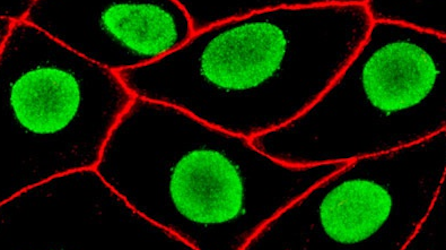
%> input picture mdck.png, 446 x 250 px
$ octave plot_phasor_reconstructor_shape_06.m   (GNU Octave 9; MATLAB toolbox functions it lacks are replaced by stand-ins)
%> lines starting %> are read from the running program, lines starting %| are printed output that depends on the picture; in (x1, y1, x2, y2) boxes, pixels count from 0 and x2, y2 are one past the last pixel; in counts of white or black regions, pixels touching at a corner belong together; the program's own positions count from 1
### ds2nfu.m
function varargout = ds2nfu(varargin)
% DS2NFU  Convert data space units into normalized figure units.
%
% [Xf, Yf] = DS2NFU(X, Y) converts X,Y coordinates from
% data space to normalized figure units, using the current axes.  This is
% useful as input for ANNOTATION.
%
% POSf = DS2NFU(POS) converts 4-element position vector, POS from
% data space to normalized figure units, using the current axes.  The
% position vector has the form [Xo Yo Width Height], as defined here:
%
%      web(['jar:file:D:/Applications/MATLAB/R2006a/help/techdoc/' ...
%           'help.jar!/creating_plots/axes_pr4.html'], '-helpbrowser')
%
% [Xf, Yf] = DS2NFU(HAX, X, Y) converts X,Y coordinates from
% data space to normalized figure units, on specified axes HAX.
%
% POSf = DS2NFU(HAX, POS) converts 4-element position vector, POS from
% data space to normalized figure units, using the current axes.
%
% Ex.
%    % Create some data
% 		t = 0:.1:4*pi;
% 		s = sin(t);
%
%    % Add an annotation requiring (x,y) coordinate vectors
% 		plot(t,s);ylim([-1.2 1.2])
% 		xa = [1.6 2]*pi;
% 		ya = [0 0];
% 		[xaf,yaf] = ds2nfu(xa,ya);
% 		annotation('arrow',xaf,yaf)
%
%    % Add an annotation requiring a position vector
% 		pose = [4*pi/2 .9 pi .2];
% 		posef = ds2nfu(pose);
% 		annotation('ellipse',posef)
%
%    % Add annotations on a figure with multiple axes
% 		figure;
% 		hAx1 = subplot(211);
% 		plot(t,s);ylim([-1.2 1.2])
% 		hAx2 = subplot(212);
% 		plot(t,-s);ylim([-1.2 1.2])
% 		[xaf,yaf] = ds2nfu(hAx1,xa,ya);
% 		annotation('arrow',xaf,yaf)
% 		pose = [4*pi/2 -1.1 pi .2];
% 		posef = ds2nfu(hAx2,pose);
% 		annotation('ellipse',posef)

% Michelle Hirsch
% mhirsch@mathworks.com
% Copyright 2006-2014 The MathWorks, Inc

%% Process inputs
error(nargchk(1, 3, nargin))

% Determine if axes handle is specified
if length(varargin{1})== 1 && ishandle(varargin{1}) && strcmp(get(varargin{1},'type'),'axes')
	hAx = varargin{1};
	varargin = varargin(2:end);
else
	hAx = gca;
end;

errmsg = ['Invalid input.  Coordinates must be specified as 1 four-element \n' ...
	'position vector or 2 equal length (x,y) vectors.'];

% Proceed with remaining inputs
if length(varargin)==1	% Must be 4 elt POS vector
	pos = varargin{1};
	if length(pos) ~=4,
		error(errmsg);
	end;
else
	[x,y] = deal(varargin{:});
	if length(x) ~= length(y)
		error(errmsg)
	end
end


%% Get limits
axun = get(hAx,'Units');
set(hAx,'Units','normalized');
axpos = get(hAx,'Position');
axlim = axis(hAx);
axwidth = diff(axlim(1:2));
axheight = diff(axlim(3:4));


%% Transform data
if exist('x','var')
	varargout{1} = (x-axlim(1))*axpos(3)/axwidth + axpos(1);
	varargout{2} = (y-axlim(3))*axpos(4)/axheight + axpos(2);
else
	pos(1) = (pos(1)-axlim(1))/axwidth*axpos(3) + axpos(1);
	pos(2) = (pos(2)-axlim(3))/axheight*axpos(4) + axpos(2);
	pos(3) = pos(3)*axpos(3)/axwidth;
	pos(4) = pos(4)*axpos(4)/axheight;
	varargout{1} = pos;
end

%% Restore axes units
set(hAx,'Units',axun)

### plot_phasor_reconstructor_shape_06.m
%% %%%%%%% Limpiar
clear all,
close all,
clc
%% %%%%%%% cargar imagen y binarizar imagen
I=imread('mdck.png');
%> I is the input picture: size 250x446x3 uint8; mean R, G, B 20.3, 37.2, 2.9
bw=imbinarize(I(:,:,2),0.4);
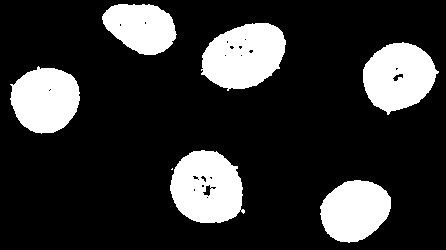
%> bw: size 250x446 logical; 19.6% white; 7 white regions (1 under 20 px), largest, box (x1, y1, x2, y2) and area: (201, 23, 286, 91) 4194, (170, 150, 245, 223) 4142, (363, 42, 439, 115) 3818, (10, 66, 80, 134) 3572, (320, 180, 391, 243) 3345, (102, 4, 177, 55) 2791
bw = bwmorph(bw,'majority');
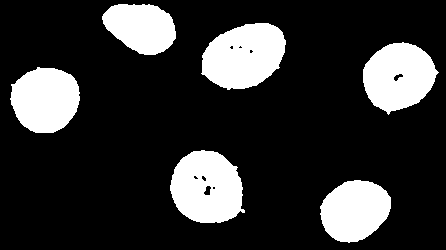
%> bw: size 250x446 logical; 19.6% white; 6 white regions, box (x1, y1, x2, y2) and area: (201, 23, 286, 90) 4203, (170, 150, 245, 223) 4164, (363, 42, 439, 115) 3822, (10, 67, 80, 133) 3574, (320, 180, 391, 243) 3343, (102, 4, 176, 55) 2793
bw = bwmorph(bw,'majority');
%> bw: size 250x446 logical; 19.7% white; 6 white regions, box (x1, y1, x2, y2) and area: (202, 23, 286, 90) 4211, (170, 150, 245, 223) 4174, (363, 42, 438, 114) 3821, (10, 67, 80, 133) 3572, (320, 180, 391, 243) 3343, (102, 4, 176, 55) 2793
bw = imfill(bw,'holes');
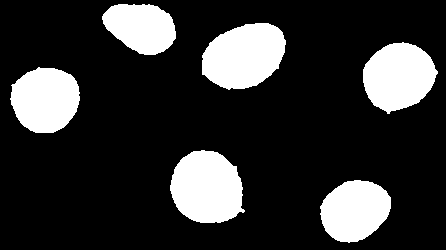
%> bw: size 250x446 logical; 19.7% white; 6 white regions, box (x1, y1, x2, y2) and area: (170, 150, 245, 223) 4234, (202, 23, 286, 90) 4219, (363, 42, 438, 114) 3853, (10, 67, 80, 133) 3572, (320, 180, 391, 243) 3343, (102, 4, 176, 55) 2793


%% %%%%%%% M閠odo Radius-Theta Centroide, perimeter
stats=regionprops(bw,'Area','PixelIdxList','Centroid');
%> stats = 6 regions; Area and Centroid: 4234 [207.6 188.3], 4219 [244.7 56.5], 3853 [399.2 77.2], 3572 [46 100.3], 3343 [355.5 211.2], 2793 [141.7 28]
[~,ind]=max([stats.Area]);
%> ind = 3
%ind=1;
bw=bw*0;
%> bw: size 250x446 double; every value is 0
bw(stats(ind).PixelIdxList)=1;
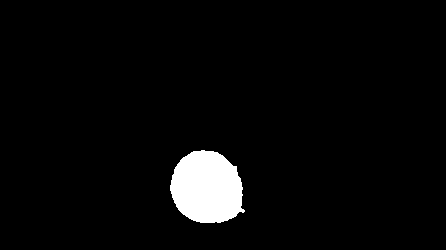
%> bw: size 250x446 double; values 0 (black) and 1 (white), 3.8% white; 1 white region, box (x1, y1, x2, y2) and area: (170, 150, 245, 223) 4234
Cen=stats(ind).Centroid;
%> Cen = [207.6 188.3]
bws= bwboundaries(bw);
%> bws = 1 boundary; box (x1, y1, x2, y2) and points: (170, 150, 245, 223) 219
rho=zeros(1,length(bws{1})-1);
theta=zeros(1,length(bws{1})-1);
for i=1:length(bws{1})-1
    difx=Cen(1)-bws{1}(i,2);
    dify=Cen(2)-bws{1}(i,1);
    [theta(i),rho(i)]=cart2pol(difx,dify);
end
%> this loop made 218 passes
%> (difx, dify) on passes 1 to 3: (36.6, 2.34), (35.6, 3.34), (35.6, 4.34)
%> after the loop, rho = 218 values, max 44.26 at index 128, min 32.81 at index 91, mean 36.42; theta = 218 values, max 3.13 at index 103, min -3.12 at index 104, mean -0.119


%% %%%%%%%Inter/extrapolation, perimeter
np = 256;
theta_i=linspace(-pi,pi,np);
rho_i=interp1(theta,rho,theta_i,'linear','extrap');
%> rho_i = 256 values, max 44.23 at index 24, min 32.93 at index 240, mean 36.19
rho_i(:)=rho_i(:)-min(rho_i(:));
rho_i=rho_i/max(rho_i(:));
%> rho_i = 256 values, max 1 at index 24, min 0 at index 240, mean 0.288
rho_i=rho_i-mean(rho_i);
%> rho_i = 256 values, max 0.712 at index 24, min -0.288 at index 240, mean -1.94e-16
mini=min(rho_i(:));
%> mini = -0.288
maxi=max(rho_i(:));
%> maxi = 0.712


%% %%%%%%%%%%% Parametros para la transformada
fs=length(theta_i);
T = 1/fs;             % Periodo de muestreo
L=length(theta_i);         % Longitud de la se馻l
t = (0:L-1)*T;         % Vector del tiempo
n = 2^nextpow2(L);     % Puntos de la tranformada
f = fs*(0:(n/2))/n;    % Vector de frecuencias

%% %%%%%%%%%%% Transformada de Fourier
rhoiF = fft(rho_i,n);        % Transformada
rhoi_mag = abs(rhoiF/L);
%> rhoi_mag = 256 values, max 0.0815 at index 3, min 1.93e-16 at index 1, mean 0.00378
rhoi_angle = angle(rhoiF/L);
%> rhoi_angle = 256 values, max 3.14 at index 1, min -3.13 at index 29, mean 0.0123


%% %%%%%%%%%%% C醠culo de fasores
nhar=5;
phasorcell={nhar-1,4};
rho_r=0;
rho_r=rho_r+rhoi_mag(1).*cos(2*pi*f(1).*t+rhoi_angle(1));
%> rho_r = 256 values from -1.93e-16 to -1.93e-16

for har=2:nhar
    rho_e=rhoiF(har).*exp(1i*2*pi*f(har).*t)./128;
    rho_real=real(rho_e);
    rho_imag=imag(rho_e);
    rho_r=rho_r+rhoi_mag(har).*2.*cos(2*pi*f(har).*t+rhoi_angle(har));
    [angle,mag]=cart2pol(rho_real,rho_imag);
    phasorcell{har-1,1}=rho_real;
    phasorcell{har-1,2}=rho_imag;
    phasorcell{har-1,3}=angle;
    phasorcell{har-1,4}=mag;
end
%> after the loop, phasorcell = 16 items; rho_r = 256 values, max 0.287 at index 30, min -0.232 at index 240, mean -1.84e-16

%% %%%%%%%%%%% Gr醘ica de fasores

figure('Color',[1 1 1])
set(gcf ,'units','normalized')
set(gcf ,'position',[0.0339    0.3952    0.9155    0.5067])
ax1=subplot(1,2,1); hold on,
xlim([-1,1]), ylim([-0.3,0.8])
ax2=subplot(1,2,2);
hold on, ylim([-0.3,0.8])
plot(theta_i,rho_i)

%> (the run ends here)
